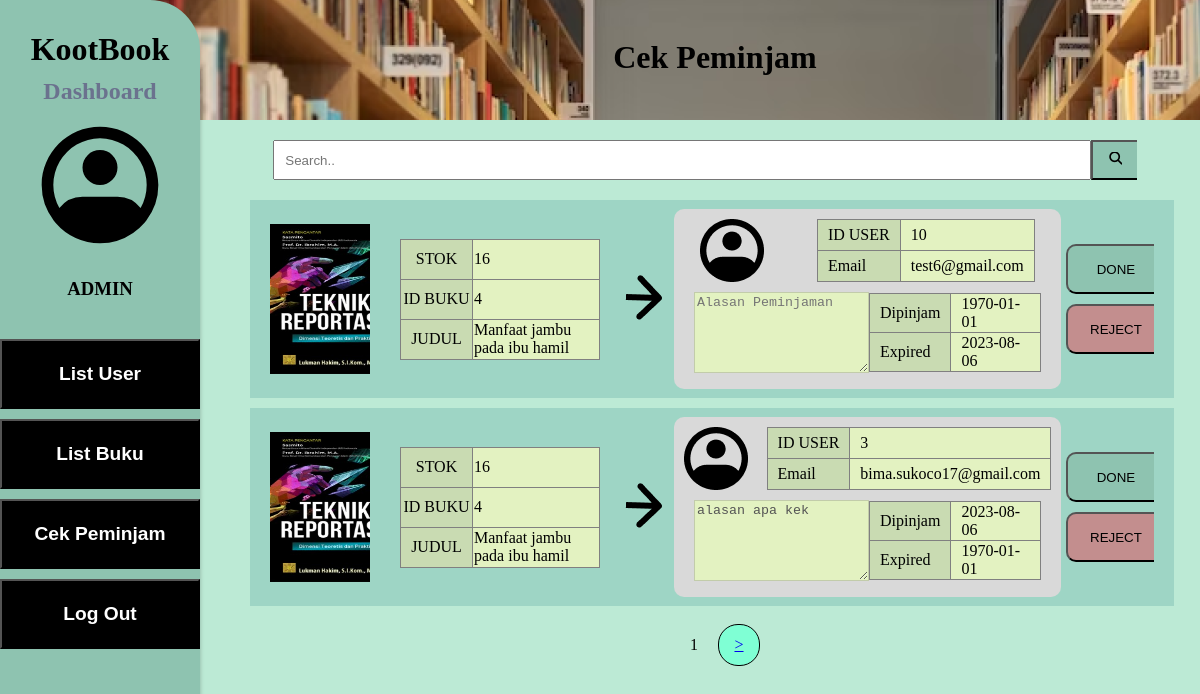
Page /public/Admin/cekPeminjam/1 (signed in) on the committed database.
### tables this page shows
CREATE TABLE `buku` (
  `ID_Buku` int(11) NOT NULL,
  `Judul` varchar(255) NOT NULL,
  `Penulis` varchar(255) NOT NULL,
  `Penerbit` varchar(255) NOT NULL,
  `Tahun_Terbit` date NOT NULL,
  `Sinopsis` varchar(255) NOT NULL,
  `Stock` int(10) NOT NULL
);

CREATE TABLE `user` (
  `ID_User` int(11) NOT NULL,
  `Username` varchar(20) NOT NULL,
  `Email` varchar(50) NOT NULL,
  `Password` varchar(30) NOT NULL,
  `Role` varchar(20) NOT NULL
);

CREATE TABLE `history` (
  `ID_User` int(11) NOT NULL,
  `ID_Buku` int(11) NOT NULL,
  `Judul` varchar(1000) NOT NULL,
  `Tanggal_Pinjam` date NOT NULL,
  `Tanggal_Expired` date NOT NULL,
  `Alasan` varchar(1000) NOT NULL
);

### app/core/Controller.php (called while the page is built, shortened)
<?php
class Controller{
    public function view($direct, $data = []){
        require_once '../app/views/'. $direct .'.php';
    }
    public function model($model){
        return new $model;
    }
}

### app/controllers/Admin.php (called while the page is built, shortened)
<?php
class Admin extends Controller
{
    public function cekPeminjam($id)
    {
        $data['namePage'] = 'Cek Peminjam';
        $data['css'] = 'Admin-pinjamBuku.css';
        $data['header'] = 'Cek Peminjam';
        $data['page'] = $id;
        $data['history-data'] = $this->model('book_model')->getHistoryData();
        $data['history'] = $this->model('book_model')->getAllHistoryJoin();
        $this->view('templates/header',$data);
        $this->view('Admin/templates/header',$data);
        $this->view('Admin/templates/sidebar');
        $this->view('Admin/pinjam_buku',$data);
        $this->view('templates/footer');
    }
}

### app/core/App.php (called while the page is built, shortened)
<?php
class App {
    protected $method = 'index';
    protected $params = [];
    public function __construct()
    {
        $url = $this->parseURL();
        if($url != null){
            if( file_exists('../app/controllers/' . $url[0] . '.php') ) {
                unset($url[0]);
            }
        }
        $this->controller = new $this->controller;
        if( isset($url[1]) ) {
            if( method_exists($this->controller, $url[1]) ) {
                $this->method = $url[1];
                unset($url[1]);
            }
        }
        if( !empty($url) ) {
            $this->params = array_values($url);
        }
        call_user_func_array([$this->controller, $this->method], $this->params);
    }
    public function parseURL()
    {
        if( isset($_GET['url']) ) {
            $url = rtrim($_GET['url'], '/');
            $url = filter_var($url, FILTER_SANITIZE_URL);
            $url = explode('/', $url);
            return $url;
        }
    }
}

### public/index.php (called while the page is built, shortened)
<?php
$app = new App;

### app/core/Database.php (called while the page is built, shortened)
<?php
class Database {
    private $host = DB_HOST;
    private $user = DB_USER;
    private $pass = DB_PASS;
    private $db_name = DB_NAME;
    private $port = 3306;
    private $dbh;
    private $stmt;
    public function __construct()
    {
        $dsn = 'mysql:host=' . $this->host . ';port=' . $this->port . ';dbname=' .  $this->db_name;
        $option = [
            PDO::ATTR_PERSISTENT => true,
            PDO::ATTR_ERRMODE => PDO::ERRMODE_EXCEPTION,
        ];
        try {
            $this->dbh = new PDO($dsn, $this->user, $this->pass, $option);
        } catch(PDOException $e) {
            die($e->getMessage());
        }
    }
    public function query($query)
    {
        $this->stmt = $this->dbh->prepare($query);
    }
    public function execute()
    {
        $this->stmt->execute();
    }
    public function resultSet()
    {
        $this->execute();
        return $this->stmt->fetchAll(PDO::FETCH_ASSOC);
    }
}

### app/models/book_model.php (called while the page is built, shortened)
<?php
class book_model extends Controller{
    private $db;
    public function __construct()
    {
        $this->db = new Database();
    }
    public function getHistoryData()
    {
        $this->db->query("SELECT * FROM history");
        return $this->db->resultSet();
    }
    public function getAllHistoryJoin()
    {
        $this->db->query("SELECT u.*, b.*
        FROM history h
        JOIN user u ON h.ID_User = u.ID_User
        JOIN buku b ON h.ID_Buku = b.ID_Buku;
        ");
        return $this->db->resultSet();
    }
}

### app/views/Admin/pinjam_buku.php (the view, shortened to what this page needs)
<div class="container-content-admin">
    <div class="search-bar-admin">
        <form action="<?= BASEURL ?>/Admin/cariPinjam/" method="post">
            <input type="text" placeholder="Search.." name="query">
            <div class="search-icon">
                <button type="submit" class="search-button"><i class="fas fa-search"></i></button>
            </div>
        </form>
    </div>
    <div class="container-data">
        <?php
        $totalRows = count($data['history']);
        $limit = 2;
        if (isset($data['page'])) {
            $currentPage = (int) $data['page'];
        } else {
            $currentPage = 1;
        }
        $totalPages = ceil($totalRows / $limit);
        $startIndex = ($currentPage - 1) * $limit;
        $endIndex = $startIndex + $limit - 1;
        if ($totalRows != 0) {
            for ($i = $startIndex; $i <= $endIndex && $i < $totalRows; $i++) {
                $pinjam = $data['history'][$i];
                $history = $data['history-data'][$i];
                ?>
                <div class="persegiPanjang">
                    <div class="coverBox">
                        <div class="cover">
                            <img src='../../../public/assets/images/imgCover/<?= $pinjam['ID_Buku'] ?>.jpg'>
                        </div>
                        <div class="stok">
                            <table border="1">
                                <tr class="baris1">
                                    <td class="judul">STOK</td>
                                    <td class="isi"><?= $pinjam['Stock'] ?></td>
                                </tr>
                                <tr class="baris2">
                                    <td class="judul">ID BUKU</td>
                                    <td class="isi"><?= $pinjam['ID_Buku'] ?></td>
                                </tr>
                                <tr class="baris3">
                                    <td class="judul">JUDUL</td>
                                    <td class="isi"><?= $pinjam['Judul'] ?></td>
                                </tr>
                            </table>
                        </div>
                    </div>
                    <div class="arrow">
                        <img src="../../../public/assets/images/Arrow.png" alt="">
                    </div>
                    <div class="profile">
                        <div class="kolom">
                            <div class="row1">
                                <img src="../../../public/assets/images/Profile.png" alt="">
                                <table border="1">
                                    <tr>
                                        <td class="hijauTua">ID USER</td>
                                        <td class="hijauMuda"><?= $pinjam['ID_User'] ?></td>
                                    </tr>
                                    <tr>
                                        <td class="hijauTua">Email</td>
                                        <td class="hijauMuda"><?= $pinjam['Email'] ?></td>
                                    </tr>
                                </table>
                            </div>
                            <div class="row2">
                                <textarea name="" id="" cols="15" rows="5" placeholder="Alasan Peminjaman" disabled><?= $history['Alasan'] ?></textarea>
                                <table border="1">
                                    <tr>
                                        <td class="hijauTua">Dipinjam</td>
                                        <td class="hijauMuda"><?= $history['Tanggal_Pinjam'] ?></td>
                                    </tr>
                                    <tr>
                                        <td class="hijauTua">Expired</td>
                                        <td class="hijauMuda"><?= $history['Tanggal_Expired'] ?></td>
                                    </tr>
                                </table>
                            </div>
                        </div>
                    </div>
                    <div class="button-container" style="display:flex; flex-direction:column;">
                        <form method="post" action="<?= BASEURL ?>/Admin/donePinjam/<?=$history['ID_History']?>" class="doneReject">
                                <div class="done">
                                    <button type="submit">DONE</button>
                                </div>
                        </form>
                    <form method="post" action="<?= BASEURL ?>/Admin/hapusPeminjam/<?=$history['ID_User']?>">
                                <div class="reject">
                                    <button type="submit">REJECT</button>
                                </div>
                        </form>
                    </div>
            </div>
        <?php
            }
        }
        ?>
    </div>
    <div class="bawah">
        <?php
        echo "<div class='halaman'>" . $currentPage . "</div>";
        if ($currentPage < $totalPages) {
            echo "<a href='" . BASEURL . "/Admin/cekPeminjam/" . ($currentPage + 1) . "'><div class='bulet'>></div></a>";
        }
        ?>
    </div>

### app/views/templates/header.php (shortened to what this page needs)
<!DOCTYPE html>
<html lang="en">
<head>
    <link rel="stylesheet" href="<?= BASEURL ?>/assets/css/<?= $data['css'] ?>">
    <link rel="stylesheet" href="https://cdnjs.cloudflare.com/ajax/libs/font-awesome/6.4.0/css/all.min.css" />
</head>
<body>

### app/views/Admin/templates/header.php (shortened to what this page needs)
<div class="header-image">
  <div class="container-image">
    <h1><?= $data['header'] ?></h1>
  </div>
</div>

### app/views/Admin/templates/sidebar.php (shortened to what this page needs)
<div class="sidebar">
    <h1>KootBook</h1>
    <a href="<?= BASEURL ?>/Admin/"><h2>Dashboard</h1></a>
    <div class="profile-admin">
    <h3>ADMIN</h3>
    </div>
    <ul class="option-sidebar-admin">
        <li>
        <a href="<?= BASEURL ?>/Admin/listUser/1"><button>List User</button></a>
        </li>
        <li>
        <a href="<?= BASEURL ?>/Admin/updateBuku/1"><button>List Buku</button></a>
        </li>
        <li>
        <a href="<?= BASEURL ?>/Admin/cekPeminjam/1"><button>Cek Peminjam</button></a>
        </li>
        <div class="logout-button">
        <li>
        <a href="<?= BASEURL ?>/" id="logout-button"><button>Log Out</button></a>
        </li>
        </div>
    </ul>
</div>

### app/views/templates/footer.php
</body>
</html>

### public/assets/css/Admin-pinjamBuku.css (style rules this page uses)
* { overflow: hidden; }
.header-image { background-image: url('../images/Admin-homepage-header.png'); }
body { width: 100%; height: 100%; margin: 0px; padding: 0px; background: #bcead5; position: fixed; }
.container-content-admin { padding-left: 250px; padding-top: 140px; border: black; padding-right: 20px; display: flex; flex-direction: column; gap: 10px; justify-content: center; align-items: start; }
.search-bar-admin { display: flex; justify-content: center; flex-direction: column; margin: auto; width: 95%; }
.search-bar-admin form { display: flex; height: 40px; margin-bottom: 10px; padding-right: 20px; }
.search-bar-admin form input { width: 100%; padding: 10px; }
.search-bar-admin form .search-icon .search-button { padding: 10px; background-color: #8ec3b0; width: 50px; text-align: center; height: auto; margin: 0; }
.container-data { width: 100%; display: flex; flex-direction: column; gap: 10px; justify-content: center; align-items: start; }
.persegiPanjang { background-color: #9ed5c5; width: 95%; height: 158px; padding: 20px; display: flex; flex-direction: row; justify-content: space-evenly; align-items: center; gap: 5px; }
.coverBox { width: 400px; display: flex; gap: 10px; justify-content: center; align-items: center; }
.cover { width: 50%; height: 150px; background-color: #d9d9d9; background-size: cover; }
table { border-collapse: collapse; }
.stok { padding: 20px; }
.stok table { width: 100%; }
.judul { width: 100px; text-align: center; background-color: #c9dbb2; }
.isi { width: 244px; background-color: #e3f2c1; }
.baris1, .baris2, .baris3 { height: 40px; }
.profile { width: 50%; height: 180px; background: #d9d9d9; border-radius: 10px; }
.row1 { display: flex; flex-direction: row; justify-content: space-around; margin-top: 10px; }
.row1 td { padding-right: 10px; padding-left: 10px; }
.row1 .hijauMuda { width: 100px; }
.hijauTua { background-color: #c9dbb2; }
.hijauMuda { background-color: #e3f2c1; }
.row2 { padding: 10px 20px; display: flex; flex-direction: row; align-items: center; justify-content: space-around; }
.row2 td { padding-right: 10px; padding-left: 10px; }
.row2 .hijauMuda { width: 100px; }
textarea { background-color: #e3f2c1; resize: horizontal; width: 200px; max-width: 300px; }
.done button { width: 100px; height: 50px; background: #8ec3b0; border-radius: 10px; display: flex; justify-content: center; align-items: center; }
.reject button { margin-top: 10px; width: 100px; height: 50px; background: #c38e8e; border-radius: 10px; display: flex; justify-content: center; align-items: center; }
h3 { font-weight: bold; }
.bawah { display: flex; flex-direction: row; align-self: center; align-items: center; justify-content: center; width: 931px; height: auto; }
.bulet { border: 1px solid black; width: 40px; height: 40px; border-radius: 20px; display: flex; align-items: center; justify-content: space-around; background-color: aquamarine; }
.halaman { margin: 20px; }
.arrow { width: 50px; }
.cover img { width: 128px; height: 150px; }

### app/views/Admin/templates/header.php (style rules this page uses)
.header-image { width: 100%; height: 120px; position: fixed; padding-left: 90px; display: fixed; top: 0; }
.header-image .container-image h1 { text-align: center; text-shadow: black; font-weight: bold; margin-left: 50px; }

### app/views/Admin/templates/sidebar.php (style rules this page uses)
.sidebar { margin: 0; padding: 0; width: 200px; position: fixed; height: 100%; overflow: auto; background: #8ec3b0; box-shadow: 0px 4px 4px rgba(0, 0, 0, 0.25); border-radius: 0px 50px 50px 0px; left: 0px; }
.sidebar h1 { padding-top: 10px; text-align: center; margin-bottom: 10px; }
.sidebar a { text-decoration: none; }
.sidebar a h2 { margin: 0px; text-align: center; color: #6b728e; }
.sidebar .profile-admin { padding: 10px; text-align: center; }
.option-sidebar-admin { list-style: none; margin: 0px; padding: 0px; }
.option-sidebar-admin li a button { width: 100%; height: 70px; margin-top: 10px; background-color: black; font-size: larger; color: white; font-weight: bold; }

### rows in the picture
buku: Stock "16", ID_Buku "4", Judul "Manfaat jambu pada ibu hamil"
user: ID_User "10", Email "test6@gmail.com"
history: Tanggal_Pinjam "1970-01-01", Tanggal_Expired "2023-08-06"
user: ID_User "3", Email "bima.sukoco17@gmail.com"
history: Alasan "alasan apa kek", Tanggal_Pinjam "2023-08-06", Tanggal_Expired "1970-01-01"

### other values in the picture
$data['header'] "Cek Peminjam"
$currentPage "1"
